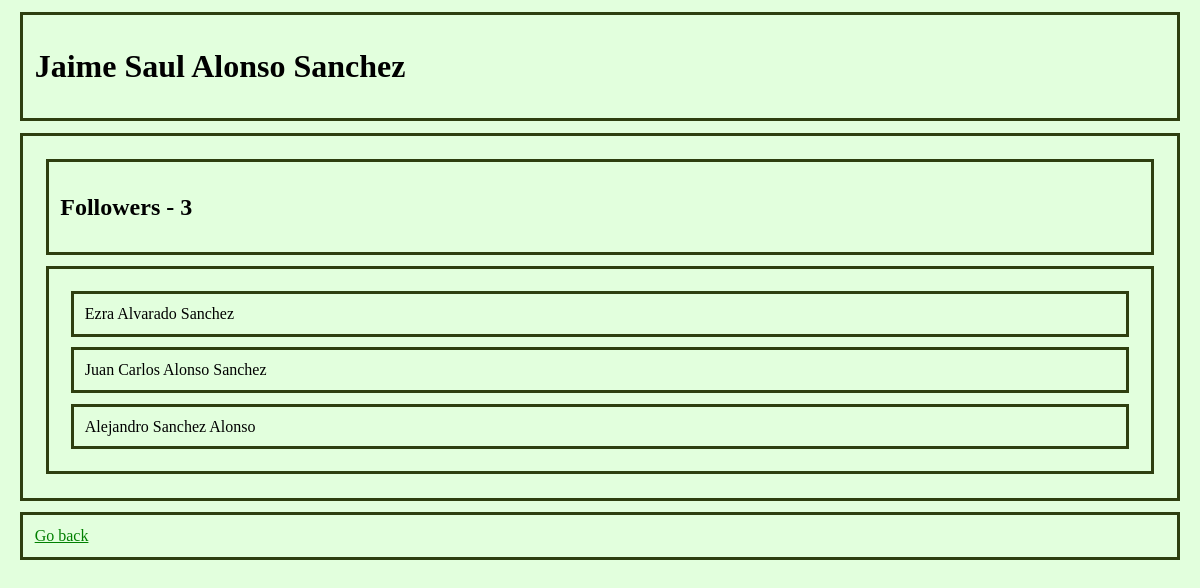
The app's page /events/user/1/followers with its own data.
### events/models.py (models this page shows, shortened)
class Users(models.Model):
    first_name = models.CharField(max_length=30)
    last_name = models.CharField(max_length=30)
    email = models.CharField(max_length=30)

class Followers(models.Model):
    class Meta:
        unique_together = (('user_a', 'user_b'),)
    user_a = models.ForeignKey(Users, models.CASCADE, related_name='is_followed')
    user_b = models.ForeignKey(Users, models.CASCADE, related_name='follows')

### events/views.py (the view)
# urls.py: path('user/<int:pk>/followers', views.UserViewFollowers.as_view(), name='user_followers'),
class UserViewFollowers(generic.DetailView):
    model = Users
    template_name = 'events/user/followers.html'

### events/templates/events/user/followers.html
{% load static %}
<link rel="stylesheet" type="text/css" href="{% static 'events/style.css' %}">
<div>
    <h1>
        {{ users.first_name }} {{ users.last_name }}
    </h1>
</div>
<div>
    <div>
        <h2>
            Followers - {{ users.is_followed.count }}
        </h2>
    </div>
    <div>
        {% for follower in users.is_followed.all %}
        <div>
            {{ follower.user_b.first_name }} {{ follower.user_b.last_name }}
        </div>
        {% endfor %}
    </div>
</div>
<div>
    <a href="{% url 'events:user' users.id %}">Go back</a>
</div>

### events/static/events/style.css (style rules this page uses)
* { box-sizing: border-box; }
a { color: green; }
div { margin: 1%; padding: 1%; border-width: 20%; border-style: solid; border-color: rgb(46, 63, 16); }

### records on screen
Users: first_name "Jaime Saul", last_name "Alonso Sanchez", is_followed.count "3"
Followers: user_b.first_name "Ezra", user_b.last_name "Alvarado Sanchez"
Followers: user_b.first_name "Juan Carlos", user_b.last_name "Alonso Sanchez"
Followers: user_b.first_name "Alejandro", user_b.last_name "Sanchez Alonso"
